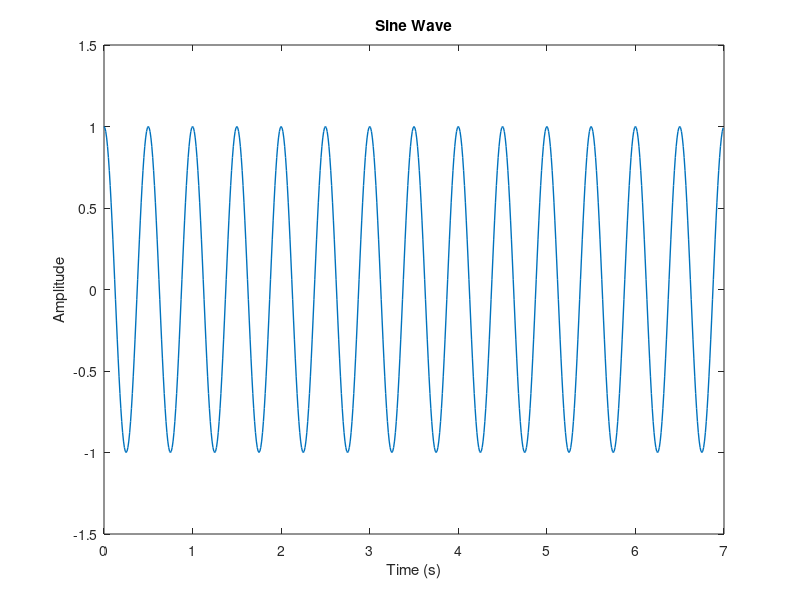

Write the MATLAB code that produced this figure. (Note: this script raises an error after producing the figure.)
%%
% <latex>
% \title{BE 521: Homework 3 Questions\\{\normalsize Feature extraction} \\{\normalsize Spring 2021}}
% \author{68 points}
% \date{Due: Tuesday, 2/16/2021 10pm}
% \maketitle
% \textbf{Objective:} Extract features from data and build a simple detector
% </latex>

%% 
% <latex>
% \begin{center}
% \author{Jal Mahendra Panchal \\
%   \normalsize Collaborators: COLLABORATORS HERE \\}
% \end{center}
% </latex>

%%
% <latex> 
% \section{Features and Simulations (39 pts)} As you learned
% in class, features are the backbone of almost all detection
% strategies, from seizures in EEG to faces in images. Features are
% usually defined in journal articles as an equation or set of
% equations, and the task for the reader---if she wants to use that
% feature---is to implement that feature in code. In this section, you
% will explore and implement some features commonly used in EEG
% analysis and test them on simulated time-series data.
% \begin{enumerate}
%  \item Consider the following toy signal: 7 seconds of a 2 Hz sine
%  wave with a quarter period phase-shift, sampled at 100 Hz
%   \begin{enumerate}
%    \item Plot the signal. (2 pts)
% </latex>

%%
% <latex> 
% \\ Answer : \\
% </latex>

%%
% Signal characteristics : 
duration_s = 7;
signal_frequency_hz = 2;
sampling_frequency_hz = 100;
theta_rad =  pi/2;
t = 0: 1/sampling_frequency_hz : duration_s-1/sampling_frequency_hz;

sine_wave = sin(2*pi*signal_frequency_hz*t + theta_rad);

%%
% Plot
plot(t, sine_wave, 'Linewidth', 1);
title('Sine Wave')
xlabel('Time (s)')
ylabel('Amplitude')
ylim ([-1.5,1.5])

%%
% <latex>
% \item Using the Matlab functions for the difference, sum, and
%   absolute value of the elements in a vector (look them up if you
%   don't know them), create an anonymous function for the
%    line-length feature
% 	$ LL(\mathbf{x}) = \sum_{i=2}^{n} |x_i - x_{i-1}| $ in one line of
% 	Matlab code that uses no loops (i.e., the outputs of one function
% 	will be the inputs of another). Your function should look
% 	something like \begin{lstlisting}
% 	  LLFn = @(x) XXXXXX;
% 	\end{lstlisting}
% 	where \texttt{XXXXX} represents some use of the aformentioned functions and the input signal \texttt{x}. (4 pts)
% </latex>


%%
% <latex> 
% \\ Answer : \\
% </latex>

%% Line Length function
% We will define an anonymous funtionn to calculate line length
LLFn = @(x) sum(abs(diff(x)));

%%
% <latex>
%    \item What is the line length of this signal? (2 pts)
%   \end{enumerate}
% </latex>

%%
% <latex> 
% \\ Answer : \\
% </latex>


%%
%Calling the LLFn function
line_length = LLFn(sine_wave)

%%
% <latex> 
% The line length of the sine wave is 55.9921 units.
% </latex>

%%
% <latex>
%  \item Consider line length of the signal using a sliding window
%  with a certain amount of window overlap (or, to think of it another
%  way, displacement with each ``slide''). Now, instead of having just
%  one value for the line length, you will have a number of values.
%   \begin{enumerate}
% 	\item Given a signal \texttt{x} with sampling frequency
% 	\texttt{fs} and windows of length \texttt{winLen} and displacement
% 	\texttt{winDisp} (both in seconds), create an anonymous function
% 	called \texttt{NumWins} that calculates the number of possible
% 	(full) windows in your signal of length \texttt{xLen} (in
% 	samples), i.e., \begin{lstlisting}
% 	  NumWins = @(xLen, fs, winLen, winDisp) XXXXXX;
% 	\end{lstlisting} where \texttt{XXXXXX} is the single-line
% 	expression for this value. You may assume that \texttt{winDisp} is
% 	a factor of both \texttt{winLen} (as it usually is/should be)
% 	and the length (in seconds) of \texttt{x}. (4 pts) 
% </latex>

%%
% <latex> 
% \\ Answer : \\
% </latex>

%% Number of windows function
%The number of windows can be found using the following function
NumWins = @(xLen, fs, winLen, winDisp) floor((xLen-(winLen-winDisp))/(winDisp));

%%
% <latex>
%   \item Use this
% 	function to calculate the number of windows for the signal
% 	described in Question 1.1 for a 400 ms window with 200 ms
% 	displacement, i.e., the expression \begin{lstlisting}
% 	  NumWins(length(x), fs, winLen, winDisp)
% 	\end{lstlisting} 
% 	where \texttt{fs}, \texttt{winLen}, and \texttt{winDisp} are the appropriate values. (1 pt)
% </latex>

%%
% <latex> 
% \\ Answer : \\
% </latex>

%%
duration_ms = 7000;
win_len_ms = 400;
win_disp_ms = 200;
NumberOfWindows_2_1 = NumWins(duration_ms, sampling_frequency_hz, win_len_ms, win_disp_ms)

%%
% <latex> 
% The number of windows of length 400ms and displacement 200ms in a 7s signal are 34;
% </latex>


%%
% <latex>
% 	\item Repeat the above calculation for 50 ms window displacement. (1 pt)
% </latex>

%%
% <latex> 
% \\ Answer : \\
% </latex>

%%
duration_ms = 7000;
win_len_ms = 400;
win_disp_ms = 50;
NumberOfWindows_2_2 = NumWins(duration_ms, sampling_frequency_hz, win_len_ms, win_disp_ms)

%%
% <latex> 
% The number of windows of length 400ms and displacement 50ms in a 7s signal are 133;
% </latex>

%%
% <latex>
% 	\item Repeat the above calculation for 100 ms window displacement. (1 pt)
%   \end{enumerate}
% </latex>

%%
% <latex> 
% \\ Answer : \\
% </latex>

%%
duration_ms = 7000;
win_len_ms = 400;
win_disp_ms = 100;
NumberOfWindows_2_3 = NumWins(duration_ms, sampling_frequency_hz, win_len_ms, win_disp_ms)

%%
% <latex> 
% The number of windows of length 400ms and displacement 100ms in a 7s signal are 67;
% </latex>

%%
% <latex> 
%   \item 
%   \begin{enumerate}
%    \item Create a function (in another file) called
%    \texttt{MovingWinFeats(x, fs, winLen, winDisp, featFn)} that
%    returns a vector of the values of the feature on the signal
%    \texttt{x} in all the possible windows, where \texttt{featFn} is
%    a feature function like the one you wrote in Question 1.1.b. You
%    may find it useful to use your \texttt{NumWins} function (or at
%    least its expression). You may assume that the product of
%    \texttt{winDisp} and the sampling rate \texttt{fs} is an integer.
%    (6 pts) \\
% </latex>

%%
% <latex>
% Make sure your MovingWinFeats code is in your pdf. One way is to use the following Matlab code (in your script) to automatically
% load in the function's code (where we assume that the function is
% one directory up from the *.tex file). Windows users may need to
% change the forward-slash to a backslash. 
% </latex>

%   <latex>
%   \lstinputlisting{[path to] MovingWinFeats.m}
%   </latex>

%%
% <latex> 
% \\ Answer : \\
% \lstinputlisting{MovingWinFeats.m}
% </latex>


%%
% <latex>
%    \item Using the signal you defined in Question 1.1 and the function you created in Question 1.1.b, calculate the line-length over windows of length 400 ms and displacement 200 ms. (2 pts)
% </latex>

%%
% <latex> 
% \\ Answer : \\
% </latex>

%%
% Using function MovingWinFeats to calculate Line Length
x = sine_wave;
fs = sampling_frequency_hz;
winLen = 400 ; %in ms
winDisp = 200; %in ms
line_length_windows_3c = MovingWinFeats(x, fs, winLen, winDisp, LLFn);

%%
%Plotting linelength for each window
plot(line_length_windows)
title('Line Length for 400 ms winLen, 200 winDisp')
xlabel('window index')
ylabel('line length amplitude')
%%
% <latex>
%    \item Add a unit-amplitude 10 Hz signal (in the form of a sine wave) to your original signal and again calculate the line length over the same window and displacement. (2 pts)
%   \end{enumerate}
% </latex>

%%
% <latex> 
% \\ Answer : \\
% </latex>

%%
%Adding a 10 Hz signal 
duration_s = 7;
signal_frequency_hz = 10;
sampling_frequency_hz = 100;
t = 0: 1/sampling_frequency_hz : duration_s-1/sampling_frequency_hz;
sine_wave_10 = sin(2*pi*10*t);

sine_wave_cmb = sine_wave + sine_wave_10;

% Using function MovingWinFeats to calculate Line Length
x = sine_wave_cmb;
fs = sampling_frequency_hz;
winLen = 400 ; %in ms
winDisp = 200; %in ms
line_length_windows_3d = MovingWinFeats(x, fs, winLen, winDisp, LLFn);

%%
% <latex>
%   \item Code the following 3 additional features in MINIMAL lines of code (hint: each can be implemented in one line using the anonymous function trick).
%   \begin{enumerate}
%    \item Area, $\displaystyle A(\mathbf{x}) = \sum_{i=1}^{n} |x_i| $ \quad (2 pts)
% </latex>

%%
% <latex> 
% \\ Answer : \\
% </latex>

%%
% <latex>
%    \item Energy, $\displaystyle E(\mathbf{x}) = \sum_{i=1}^{n} x_i^2 $ \quad (2 pts)
% </latex>

%%
% <latex> 
% \\ Answer : \\
% </latex>

%%
% <latex>
%    \item Zero-Crossings around mean,\\ $\displaystyle ZX(\mathbf{x}) = \sum_{i=2}^{n} \mathbf{1}(\mathbf{FromAbove}) \;\mbox{OR}\; \mathbf{1}(\mathbf{FromBelow})$, 
%        where $\mathbf{1}(\cdot)$ denotes the indicator function, which returns a zero if its argument is false and a one if it is true, 
%        $\mathbf{FromAbove}$ denotes $(x_{i-1} - \overline{x} > 0) \;\mbox{AND}\; (x_i - \overline{x} < 0)$, 
%        $\mathbf{FromBelow}$ denotes $(x_{i-1} - \overline{x} < 0) \;\mbox{AND}\; (x_i - \overline{x} > 0)$,
%        and $\overline{x}$ is the mean value of the elements in $x$. (4 pts)
% </latex>

%%
% <latex> 
% \\ Answer : \\
% </latex>


%%
% <latex>
%    \item Plot the values of the four features on the combined signal in the first four cells of a 3x2 matlab subplot.
%    Use a 400 ms window with 100 ms displacement. Using the right-aligned convention (where the
%    ``official'' time of the feature is that of the last data point
%    in the window), give the appropriate time axis for each window
%    point. In addition, plot the original signal with the 2Hz and 10Hz
%    components in the last two cells of the 3x2 subplot (to make
%    comparing down the column easy). Ensure that the time axis in all
%    of your plots is the same. (6 pts)
% </latex>

%%
% <latex>
%   \end{enumerate}
% \end{enumerate}  
% \section{Feature Overlays (17 pts)}
% In this section, you will use a line-length feature overlay on a segment of EEG containing a seizure. This data is stored in \texttt{I521\_A0003\_D001} 
% \begin{enumerate}
%  \item What is the length using hours:minutes:seconds:milliseconds of the recording? (Use getDuration) (2 pts)
% </latex>

%%
% <latex>
%  \item How many data points should we discard at the end if we want to clip the recording to the last full second? Do this clipping. (1 pt)
% </latex>

%%
% <latex>
%  \item If we want to overlay a feature trace on the original signal, we have to interpolate that feature (which has been calculated over windows) for each data point of the original signal. One of the simplest methods of doing this is called zero-order interpolation, where we just hold the value constant until we get to the next calculated value. For example, if we had a moving window of 1 second with 1 second displacement, the zero-order interpolated feature vector would have the same value the entire first second, then the same for the entire second second, etc, where each second contains the same number of points as the sampling frequency of the original signal.
%  \begin{enumerate}
%   \item Using the \texttt{repmat} and \texttt{reshape} functions, create an external function \texttt{zoInterp(x, numInterp} that copies each value of \texttt{x} \texttt{numInterp} times. You can implement this function in one line of code with no loops. Include the code for this function as you did in Question 1.3.a. (2 pts)
% </latex>

%%
% <latex>
%   \item Confirm that this function works correctly by expanding the length of the vector \texttt{1:5} by a factor of 5 and plotting with the command
%   \begin{lstlisting}
% 	plot(zoInterp(1:5,5),'-o')
%   \end{lstlisting}
%   where the \texttt{'-o'} option lets us see the individul points as well as the line that connects them. (2 pts)
%  \end{enumerate}
% </latex>

%%
% <latex>
%  \item Using a 5-second sliding window with 1-second displacement,
%  calculate the line length feature over the entire signal. Normalize
%  the line-length feature values to have a maximum twice that of the
%  original EEG signal maximum. Plot the signal in blue and overlay
%  the right-aligned line-length feature in yellow. Note: you will need
%  to pad your
%  signal in order to get them to line up correctly and be the
%  same length. Put the units of your time axis in minutes, and be
%  sure to add a legend in a location in the plot that does not cover
%  up any signal or feature. (6 pts)
% </latex>

%%
% <latex>
%  \item What threshold might you use on the raw line-length feature
%  vector (not the normalized one used for plotting) in order to
%  capture the 17 largest pre-seizure chirps that occur? (1 pt)
% </latex>

%%
% <latex>
%  \item Using this threshold value, in another plot draw red vertical lines at the leading point in time where the threshold is crossed. Add these vertical lines on top of the plot you made in Question 2.4. These events should capture the pre-seizure chirps, the seizure onset, and some flickering during the end of the seizure. (3 pts)
% </latex>

%%
% <latex>
% \end{enumerate}
% \section{Building a Detector (12 pts)}
% In this section, you will use the features you defined previously to build a seizure detector. Use the EEG data in the file \texttt{I521\_A0003\_D002} with channels \texttt{multiSz\_1}, and \texttt{multiSz\_2}.
% \begin{enumerate}
%  \item Plot the signal in \texttt{multiSz\_1} and draw vertical red lines at the times when you think the two seizures begin. (You should be able to do this without the need of any features.) (2 pts)
% </latex>

%%
% <latex>
%  \item Produce feature overlay plots similar to that of Question 2.4 for each of the four features you have implemented along with the red vertical lines at each seizure. Use the same 4-second sliding window with 1 second displacement. (4 pts)
% </latex>

%%
% <latex>
%  \item 
%   \begin{enumerate}
%    \item Based on your plots in the previous question, which of the
%    four features seems to give the largest signal (relative to the
%    background) for when a seizure occurs? Explain why you think this feature is the best. (3 pts)
% </latex>

%%
% <latex>
%    \item What threshold would you use to determine if a seizure is occurring? (1 pt)
% </latex>

%%
% <latex>
%   \end{enumerate}
% </latex>

%%
% <latex>
%  \item The signal in \texttt{multiSz\_2} contains another seizure (whose location should again be fairly obvious). Plot the data along with the feature and threshold (horizontal black line, with correct normalization for the signal in \texttt{data2}) you determined in the previous question. (2 pts)
% </latex>

%%
% <latex>
% \end{enumerate}
% </latex>


